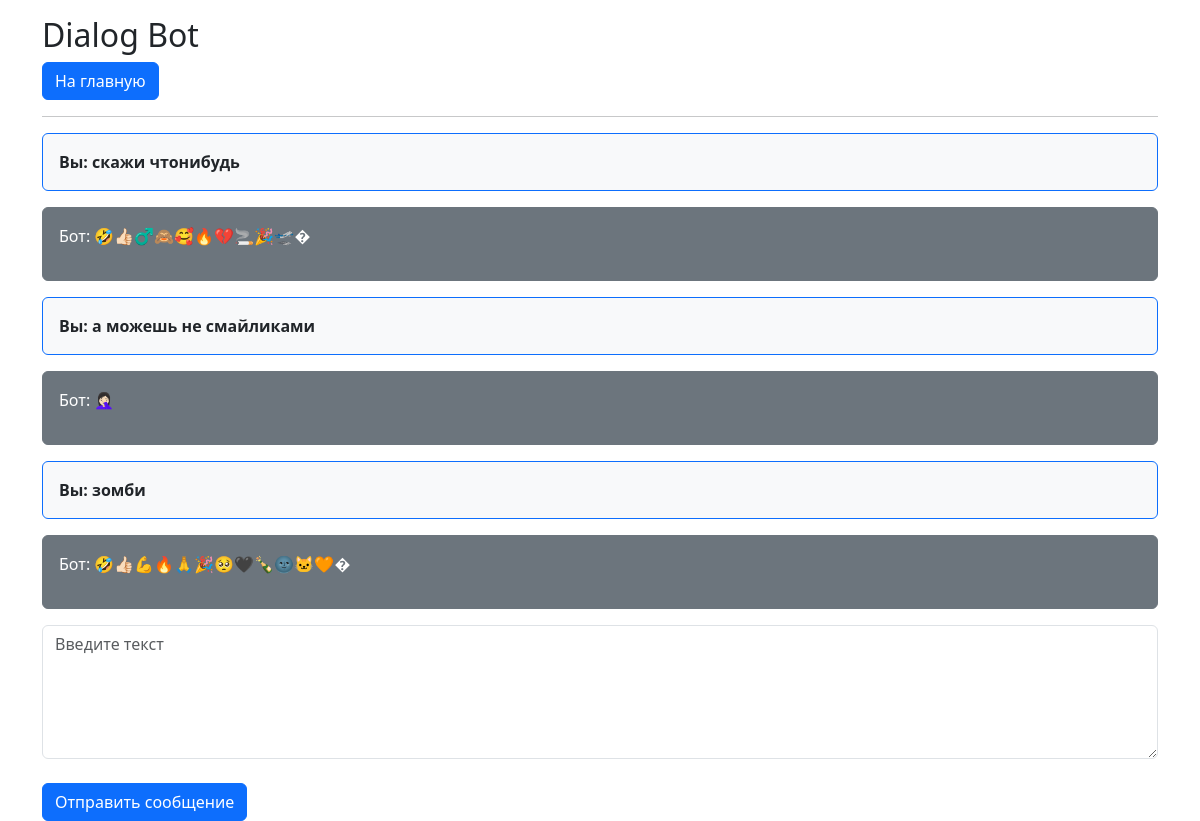
Page /dialog_bot/4/ on the earlier database version.
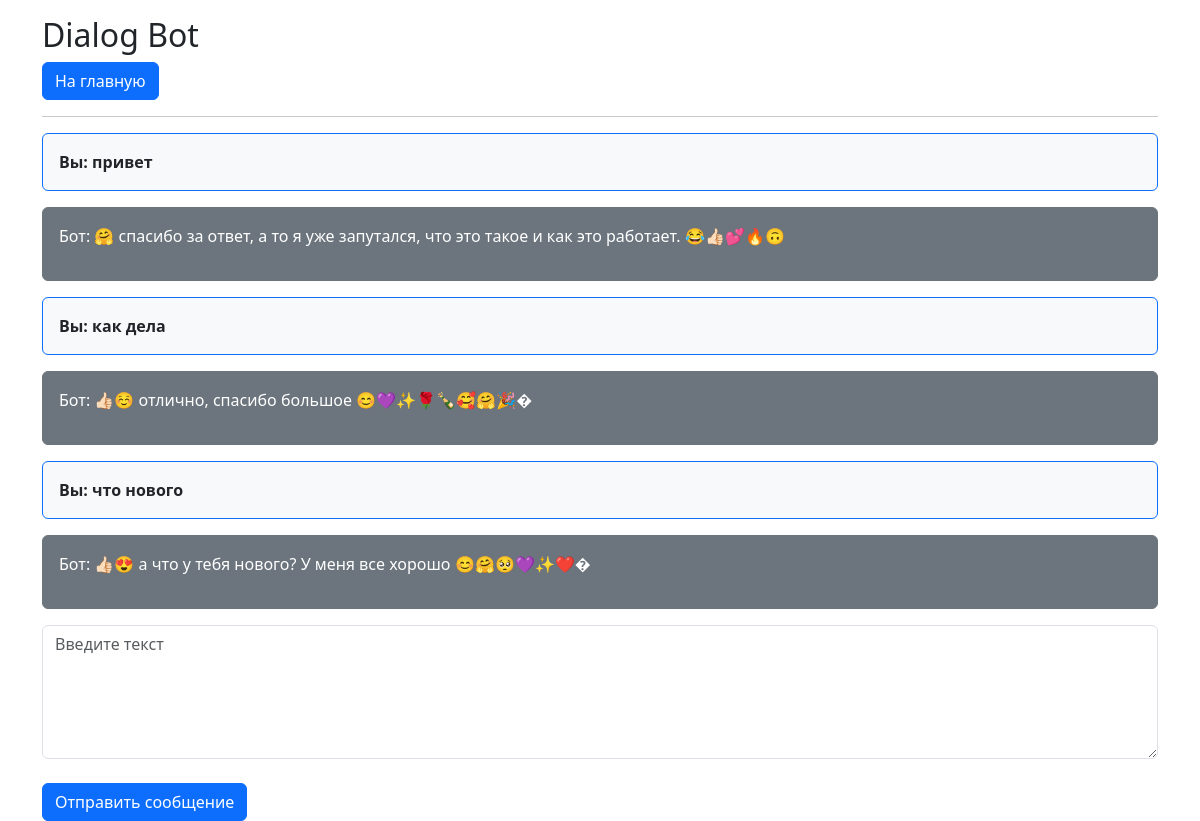
Same page on the later database version.
### bert_classifier/models.py (models this page shows, shortened)
class InteractionML(models.Model):
    task = models.ForeignKey(Task, on_delete=models.CASCADE)
    input_data = models.CharField(max_length=200)
    output_data = models.CharField(max_length=200)

### dialog_bot/views.py (the view)
# urls.py: path('<int:task_id>/', views.detail, name='detail'),
def detail(request, task_id):
    task = get_object_or_404(Task, pk=task_id)
    latest_predictions = task.interactionml_set.order_by('-id')[:3][::-1]
    context = {
        'task': task,
        'latest_predictions': latest_predictions
    }
    return render(request, 'dialog_bot/detail.html', context)

### dialog_bot/templates/dialog_bot/detail.html (shortened to what this page needs)
{% extends 'base.html' %}
{% block content %}
<div class="container mt-3">
    <div>
        <h2>{{task.task_name}}</h2>
        <form action="{% url 'bert_classifier:index' %}" method="POST">
            <button type="submit" class="btn btn-primary">На главную</button>
        </form>
        <hr>
        {% if latest_predictions %}
            {% for p in latest_predictions %}
                <p>
                            <div class="border border-primary p-3 mb-3 {% if p.is_user_message %}bg-primary text-white{% else %}bg-light text-dark{% endif %} rounded">
            <strong>Вы: {{ p.input_data }}</strong>
        </div>
                <div class="border border-secondary p-3 {% if p.is_user_message %}bg-light text-dark{% else %}bg-secondary text-white{% endif %} rounded">
            <p>Бот: {{ p.output_data }}</p>
        </div>
                </p>
            {% endfor %}
        {% else %}
            Нет предыдущих результатов.
        {% endif %}
        <form action="{% url 'dialog_bot:predict' task.id %}" method="POST">
            <textarea name="text" required="" placeholder="Введите текст" class="form-control" rows="5"></textarea><br>
            <button type="submit" class="btn btn-primary">Отправить сообщение</button>
        </form>
    </div>
</div>
{% endblock %}

Differences in the rows shown:
no longer on this page (row unchanged): InteractionML: input_data "скажи чтонибудь", output_data "🤣👍🏻‍♂️🙈🥰🔥💔🚬🎉🛫�"
no longer on this page (row unchanged): InteractionML: input_data "а можешь не смайликами", output_data "🤦🏻‍♀️"
no longer on this page (row unchanged): InteractionML: input_data "зомби", output_data "🤣👍🏻💪🔥🙏🎉🥺🖤🍾🌚🐱🧡�"
added InteractionML: input_data "привет", output_data "🤗 спасибо за ответ, а то я уже запутался, что это такое и как это работает. 😂👍🏻💕🔥🙃"
added InteractionML: input_data "как дела", output_data "👍🏻☺️ отлично, спасибо большое 😊💜✨🌹🍾🥰🤗🎉�"
added InteractionML: input_data "что нового", output_data "👍🏻😍 а что у тебя нового? У меня все хорошо 😊🤗🥺💜✨❤️�"
